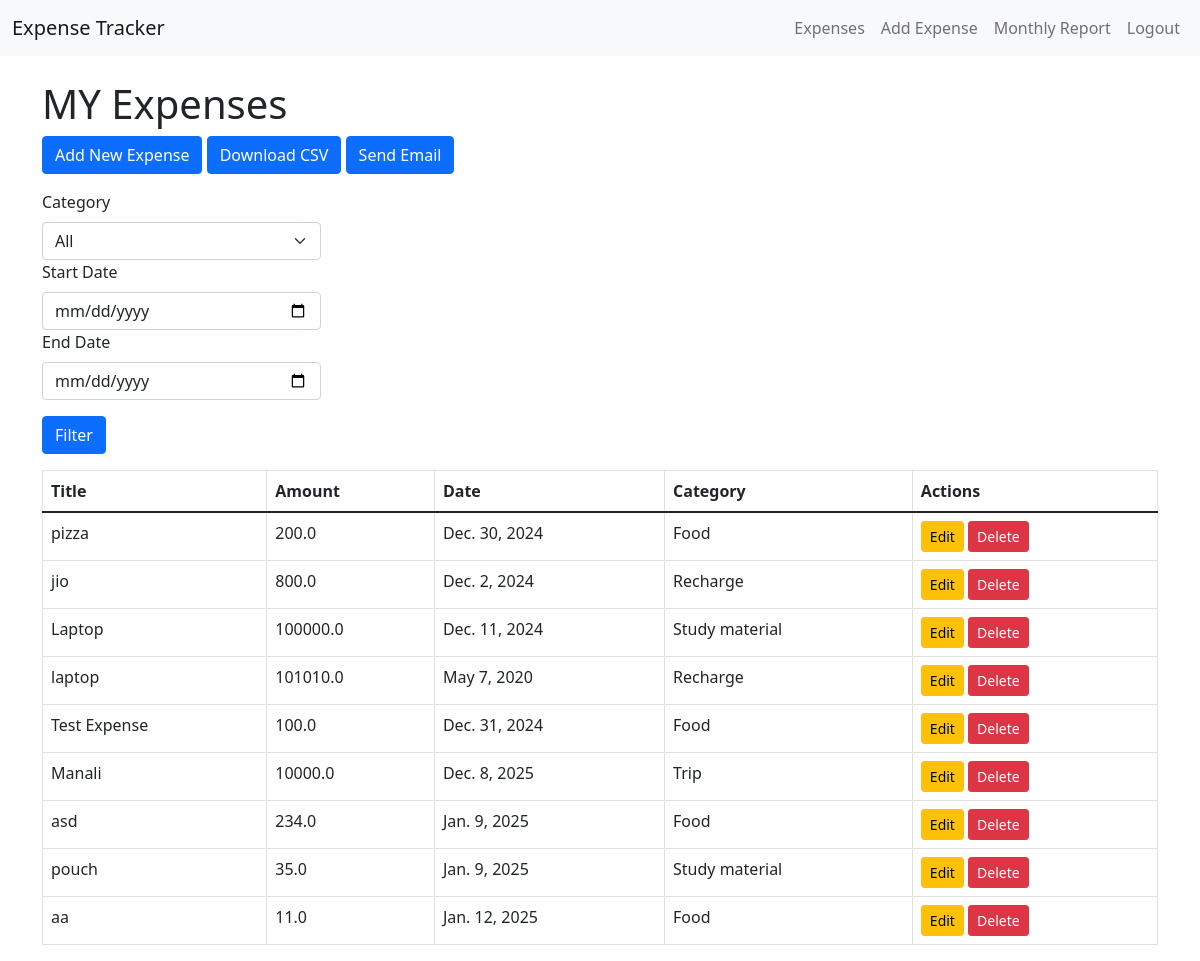
The app's page / (signed in) with its own data.
### tracker/models.py (models this page shows, shortened)
class Expense(models.Model):
    title = models.CharField(max_length=100)
    amount = models.FloatField()
    date = models.DateField()
    category = models.ForeignKey(Category, on_delete=models.SET_NULL, null=True)
    user = models.ForeignKey(User, on_delete=models.CASCADE)

class Category(models.Model):
    name = models.CharField(max_length=50)

### tracker/views.py (the view)
# urls.py: path('', views.expense_list, name='expense_list'),
@login_required
def expense_list(request):
    expenses = Expense.objects.filter(user=request.user)
    category_id = request.GET.get('category')
    start_date = request.GET.get('start_date')
    end_date = request.GET.get('end_date')
    if category_id:
        expenses = expenses.filter(category_id=category_id)
    if start_date and end_date:
        expenses = expenses.filter(date__range=[start_date, end_date])
    categories = Category.objects.all()
    return render(request, 'tracker/expense_list.html', {'expenses': expenses,'categories': categories,'selected category': category_id, 'start_date': start_date, 'end_date': end_date})

### tracker/templates/tracker/expense_list.html (shortened to what this page needs)
{% extends 'tracker/base.html' %}
{% block content %}
<h1>MY Expenses</h1>
<a href="{% url 'add_expense' %}" class="btn btn-primary mb-3">Add New Expense</a>
<a href="{% url 'export_csv' %}" class="btn btn-primary mb-3">Download CSV</a>
<a href="{% url 'send_email' %}" class="btn btn-primary mb-3">Send Email</a>
<form method="GET" class ="mb-3">
    <div class = "col-md-3">
        <label for="category" class="form-label">Category</label>
        <select name="category" id="category" class="form-select">
            <option value="">All</option>
        </select>
    </div>
    <div class="col-md-3">
        <label for="start_date" class="form-label">Start Date</label>
        <input type="date" name="start_date" id="start_date" class="form-control" value="{{ start_date }}">
    </div>
    <div class="col-md-3">
        <label for="end_date" class="form-label">End Date</label>
        <input type="date" name="end_date" id="end_date" class="form-control" value="{{ end_date }}">
    </div>
    <div class="col-md-3" d-flex align-items-end>
        <button type="submit" class="btn btn-primary mt-3">Filter</button>
    </div>
</form>
<table class="table table-bordered">
    <thead>
        <tr>
            <th>Title</th>
            <th>Amount</th>
            <th>Date</th>
            <th>Category</th>
            <th>Actions</th>
        </tr>
    </thead>
    <tbody>
        {% for expense in expenses %}
        <tr>
            <td>{{ expense.title }}</td>
            <td>{{ expense.amount }}</td>
            <td>{{ expense.date }}</td>
            <td>{{ expense.category.name }}</td>
            <td>
                <a href="{% url 'edit_expense' expense.id %}" class="btn btn-warning btn-sm">Edit</a>
                <a href="{% url 'delete_expense' expense.id %}" class="btn btn-danger btn-sm">Delete</a>
            </td>
        </tr>
        {% empty %}
        <tr>
            <td colspan="5" class="text-center">No expenses found.</td>
        </tr>
        {% endfor %}
    </tbody>
</table>
{% endblock %}

### records on screen
Expense: title "pizza", amount "200.0", date "Dec. 30, 2024", category.name "Food"
Expense: title "jio", amount "800.0", date "Dec. 2, 2024", category.name "Recharge"
Expense: title "Laptop", amount "100000.0", date "Dec. 11, 2024", category.name "Study material"
Expense: title "laptop", amount "101010.0", date "May 7, 2020", category.name "Recharge"
Expense: title "Test Expense", amount "100.0", date "Dec. 31, 2024", category.name "Food"
Expense: title "Manali", amount "10000.0", date "Dec. 8, 2025", category.name "Trip"
Expense: title "asd", amount "234.0", date "Jan. 9, 2025", category.name "Food"
Expense: title "pouch", amount "35.0", date "Jan. 9, 2025", category.name "Study material"
Expense: title "aa", amount "11.0", date "Jan. 12, 2025", category.name "Food"
